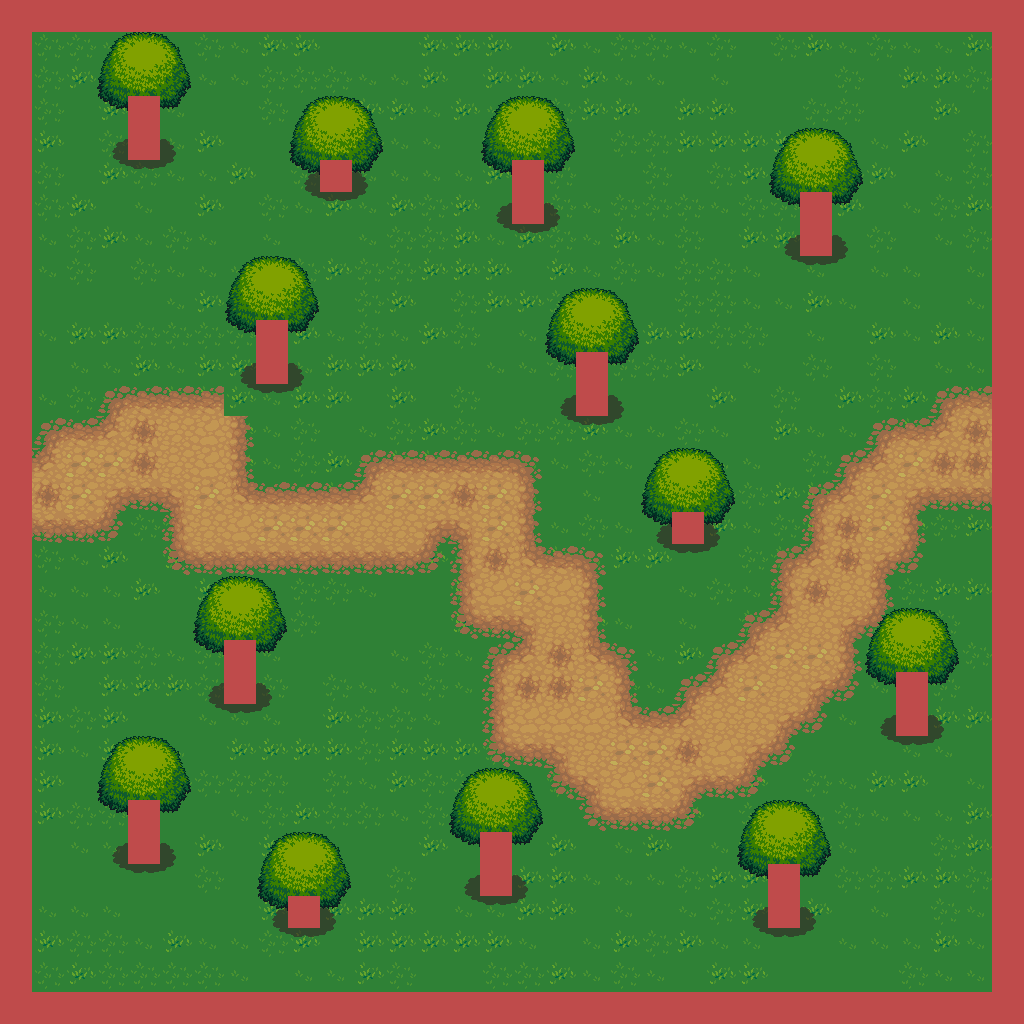

The image is a tile-based game level rendered from a .tmx file. Its description and source (layers, tilesets, objects; grid data summarised) follow:
An orthogonal 32x32 tile map with 32x32 px tiles, 4 tile layers (Tile Layer 1, Tile Layer 2, Tile Layer 3, Tile Layer 4), 5 tilesets.

<map version="1.0" tiledversion="1.1.5" orientation="orthogonal" renderorder="right-down" width="32" height="32" tilewidth="32" tileheight="32" infinite="0" nextobjectid="1">
 <tileset firstgid="1" source="../assets/Terrain.tsx" />
 <tileset firstgid="1025" source="../assets/trunk.tsx" />
 <tileset firstgid="1043" source="../assets/treetop.tsx" />
 <tileset firstgid="1085" source="../assets/castlefloors.tsx" />
 <tileset firstgid="1185" source="../assets/plant repack.tsx" />
 <layer name="Tile Layer 1" width="32" height="32">
  <data>[1024 cells, 900 non-empty, 4 distinct tile ids]</data>
 </layer>
 <layer name="Tile Layer 2" width="32" height="32">
  <data>[1024 cells, 287 non-empty, 25 distinct tile ids]</data>
 </layer>
 <layer name="Tile Layer 3" width="32" height="32">
  <data>[1024 cells, 117 non-empty, 9 distinct tile ids]</data>
 </layer>
 <layer name="Tile Layer 4" width="32" height="32">
  <data>[1024 cells, 147 non-empty, 1 distinct tile ids]</data>
 </layer>
</map>
